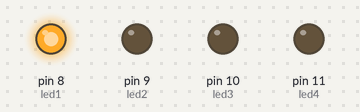
The sketch below on a simulated Arduino Uno, built with avr-gcc and run on an emulated ATmega328P. Shown: output pins drawn as LEDs (lit = HIGH).

Above: at 0.2 s.
At 1.2 s:
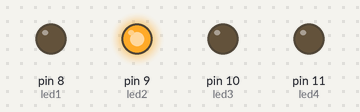
At 2.2 s:
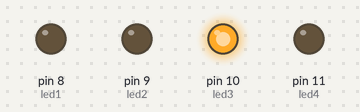
At 3.2 s:
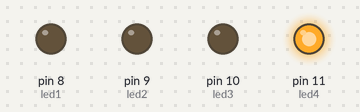
At 4.7 s:
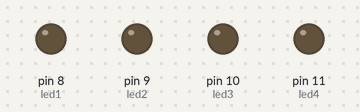
Timing chart, 0 to 5.2 s (numbered marks = the images above):
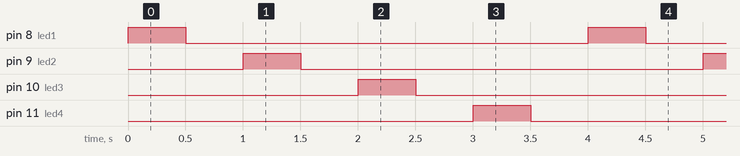

Measured:
- by itself, pin 8 (led1), pin 9 (led2), pin 10 (led3), pin 11 (led4): alternates HIGH for 0.50 s and LOW for 3.5 s
- by itself, everything shown: repeats every 4.0 s, in 8 steps

The sketch:

FloresErik_DEBER2_1_SE.ino
```cpp
/*
 * Capitulo II: PUERTOS DIGITALES
 * CODIGO 1: Manejo de puertos configurados como salidas.
 * OBJETIVO: Encender y apagar Leds mediante el uso de diferentes tipos de variables.
 * NOMBRE: Flores Erik.
 */

 //Variables
 #define led1 8 //Uso de define, variable que no se puede alterar, no existe una depuracion de error.
 int led2= 9; // Variable normal.
 const int led3= 10; //Variable contante.
 const int led4= 11; //Variable contante.

void setup() {
pinMode(led1,OUTPUT);//Declaro el pin 8 como primer salida.
pinMode(led2,OUTPUT);//Declaro el pin 9 como segunda salida.
pinMode(led3,OUTPUT);//Declaro el pin 10 como tercer salida.
pinMode(led4,OUTPUT);//Declaro el pin 11 como cuarta salida.
}

void loop() {
digitalWrite(led1,HIGH);//Envia 5v al pin 8.
delay(500);             //Se detiene el microcontrolador al tiempo especificado.
digitalWrite(led1,LOW); //Envia 0v al pin 8.
delay(500);             //Se detiene el microcontrolador.

digitalWrite(led2,HIGH);//Envia 5v al pin 8.
delay(500);             //Se detiene el microcontrolador al tiempo especificado.
digitalWrite(led2,LOW); //Envia 0v al pin 8.
delay(500);             //Se detiene el microcontrolador.

digitalWrite(led3,HIGH);//Envia 5v al pin 8.
delay(500);             //Se detiene el microcontrolador al tiempo especificado.
digitalWrite(led3,LOW); //Envia 0v al pin 8.
delay(500);             //Se detiene el microcontrolador.

digitalWrite(led4,HIGH);//Envia 5v al pin 8.
delay(500);             //Se detiene el microcontrolador al tiempo especificado.
digitalWrite(led4,LOW); //Envia 0v al pin 8.
delay(500);             //Se detiene el microcontrolador.


}
```
